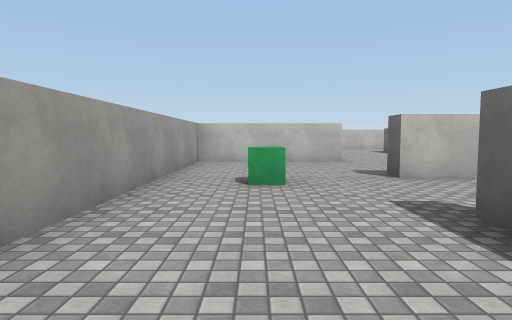
View 1 (above)

21 first-person views from a walk through a Unity game level. The camera is 1.3 m above the floor, tilts 4° down and sees 75° across. The floor is counted in squares, 2 m on a side. Each view is taken from the middle of a square. On the plan, view 1 faces up. The plan holds only what a view shows up to about 10 squares ahead; the rest is blank. The player is left out. Surface patterns are stand-ins for the level's own textures.

View 2
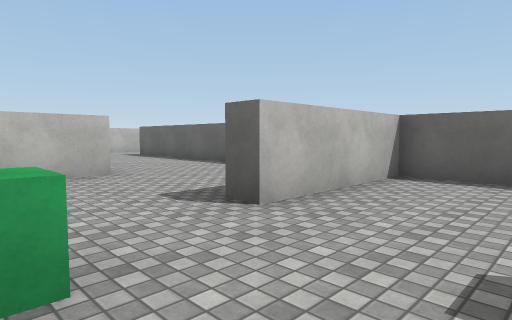

View 3
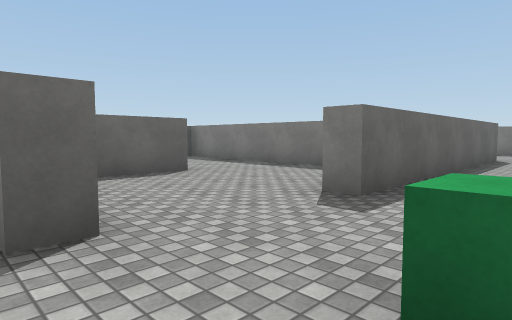

View 4
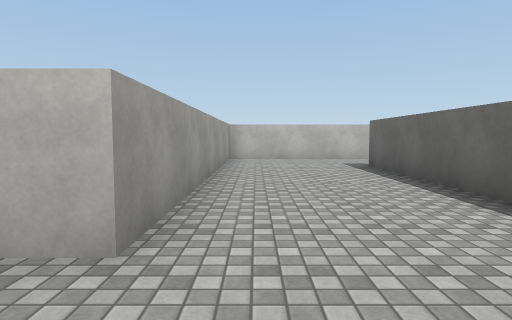

View 5
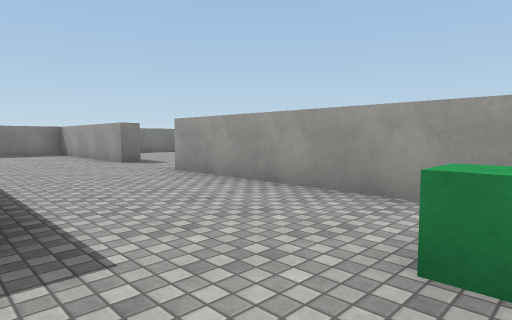

View 6
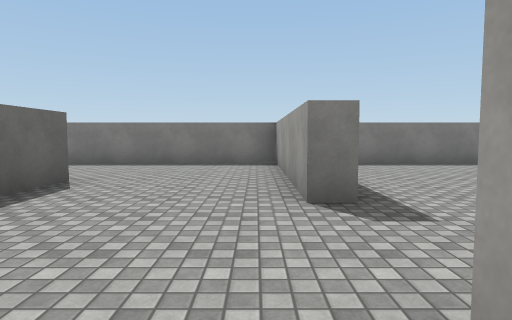

View 7
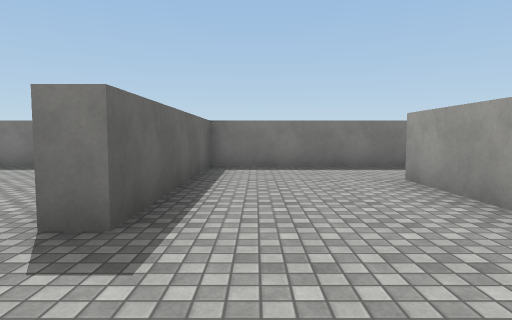

View 8
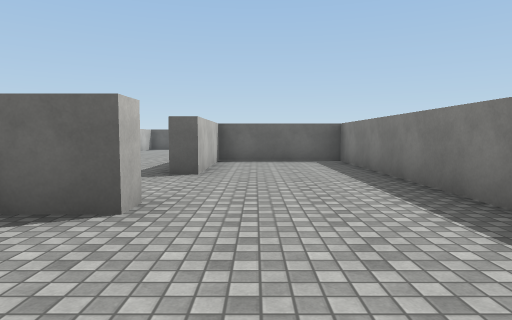

View 9
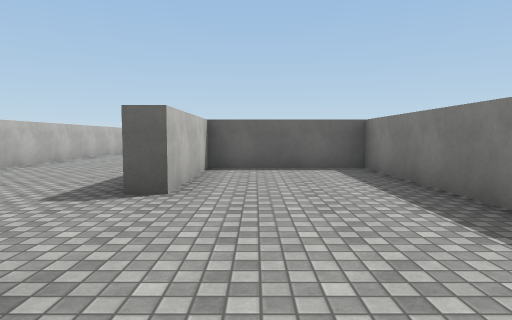

View 10
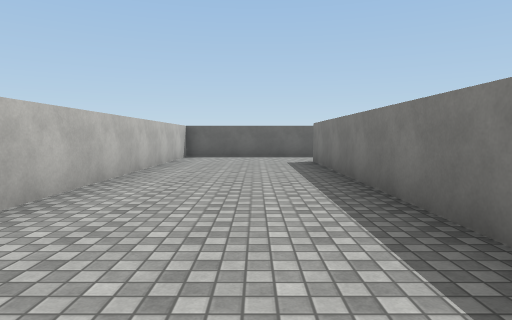

View 11
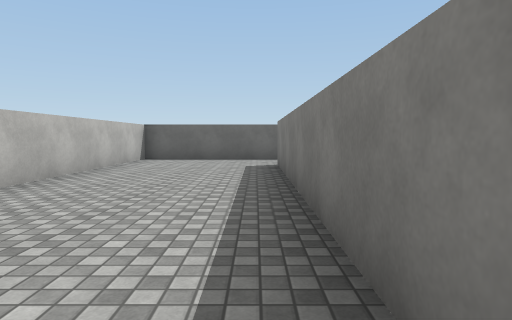

View 12
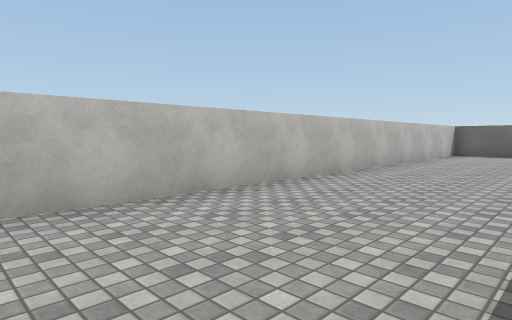

View 13
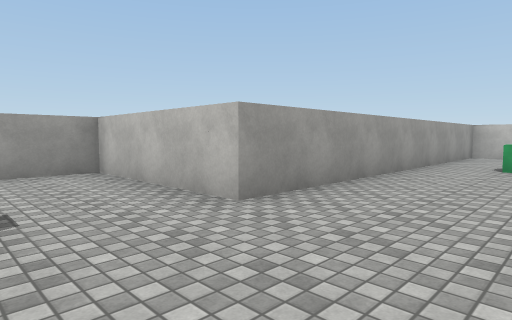

View 14
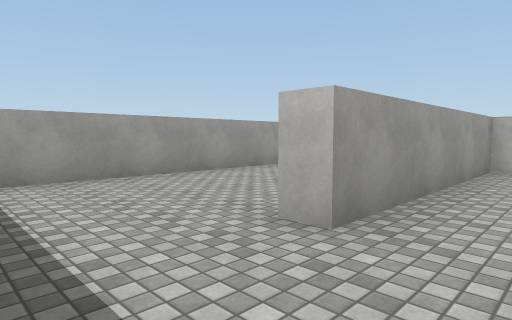

View 15
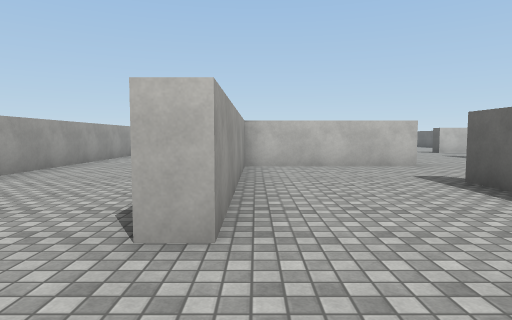

View 16
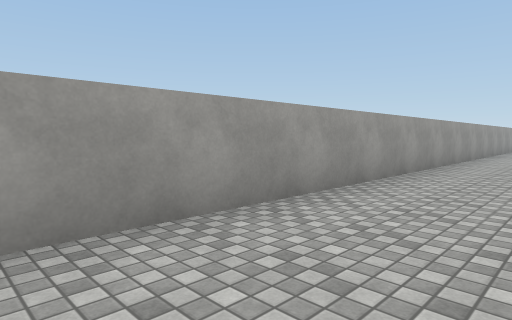

View 17
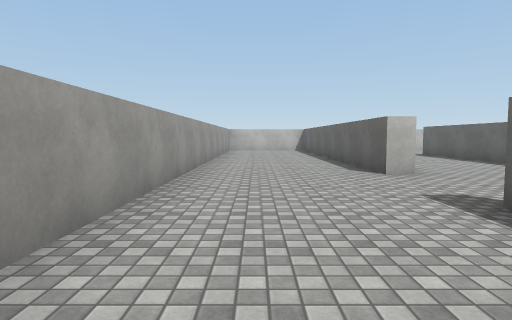

View 18
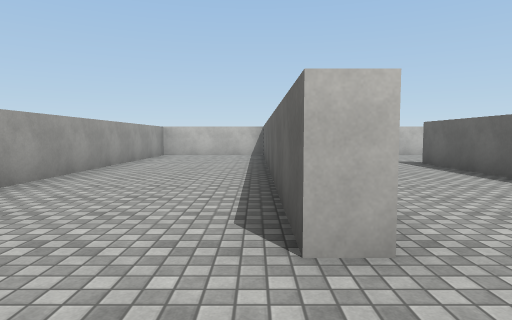

View 19
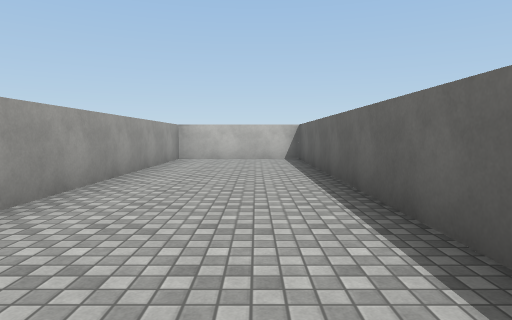

View 20
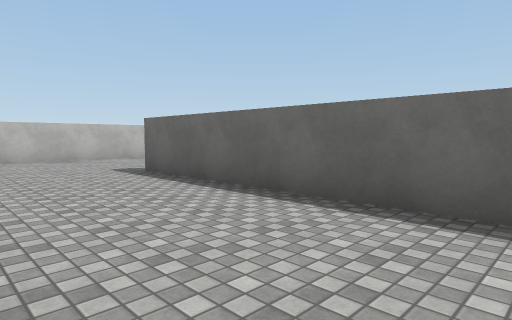

View 21
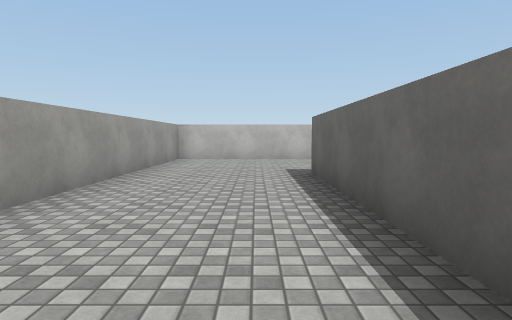

### Floor plan
Ten units are one square. View 1 is at (0, 0); x grows to the right and y downward. Boxes are objects, and circles mark ways between rooms. Rooms are numbered by the first view taken in them; rooms with no view inside come last. Other rooms are left out.
<svg viewBox="-97 -172 259 260">
<path fill="none" stroke="#000" d="M41 3 65 3M55 -22 55 -52 22 -52 22 -58M22 50 17 50 17 -26 22 -26M55 -95 55 -144M-16 83 79 83 79 50 47 50M-54 83 -20 83 -20 32 -15 32 -15 80M54 -167 23 -167 23 -87 -15 -87 -15 8 -52 8 -52 60M66 45 138 45M47 50 47 45M157 48 157 8 34 8M-51 -67 -57 -67 -57 -167 -92 -167 -92 74M-20 -74 -20 -130M-5 -167 -52 -167 -52 -99M-52 60 -58 60M-66 83 -54 83"/>
<rect x="-5" y="-55" width="10" height="10" fill="#bbb"><title>green cube</title></rect>
<circle cx="35" cy="55" r="3" fill="#2a7"/>
<circle cx="-60" cy="75" r="3" fill="#2a7"/>
<text x="10" y="-10">1</text>
<text x="90" y="30">2</text>
<text x="-50" y="-70">3</text>
</svg>
Room 1 opens to room 2. Room 1 opens to room 3.

Where each view was taken, in squares from view 1:
view 1: 0 up, 0 right, facing up
view 2: 3 up, 0 right, facing up-right
view 3: 6 up, 0 right, facing down-right
view 4: 7 up, 3 right, facing up
view 5: 5 up, 2 right, facing down-left
view 6: 0 up, 1 left, facing down
view 7: 1 down, 3 left, facing down
view 8: 6 down, 1 left, facing right
view 9: 6 down, 1 right, facing right
view 10: 3 down, 5 right, facing right
view 11: 4 down, 6 right, facing right
view 12: 4 down, 3 right, facing up-right
view 13: 3 down, 1 right, facing up-left
view 14: 8 down, 4 left, facing up-left
view 15: 8 down, 5 left, facing up
view 16: 4 down, 7 left, facing up-left
view 17: 1 up, 8 left, facing up
view 18: 5 up, 6 left, facing up
view 19: 7 up, 7 left, facing up
view 20: 7 up, 5 left, facing up-right
view 21: 7 up, 3 left, facing up
